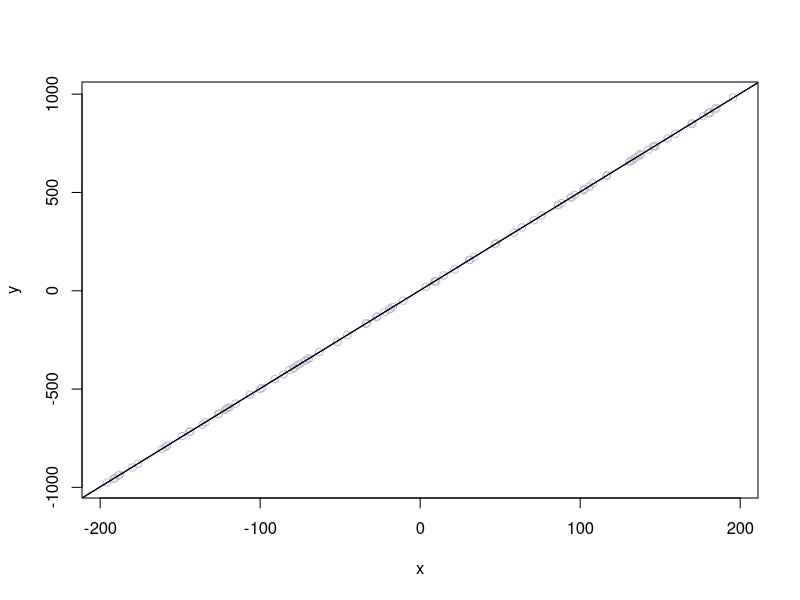
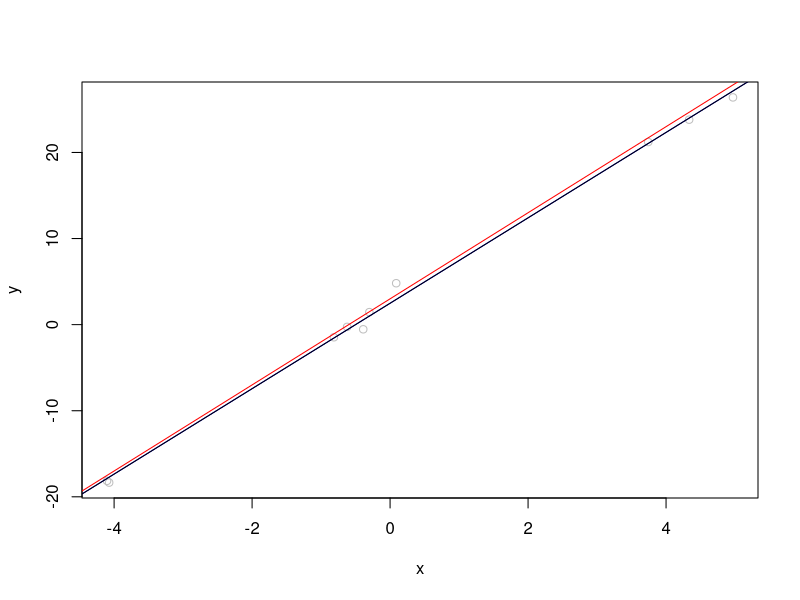
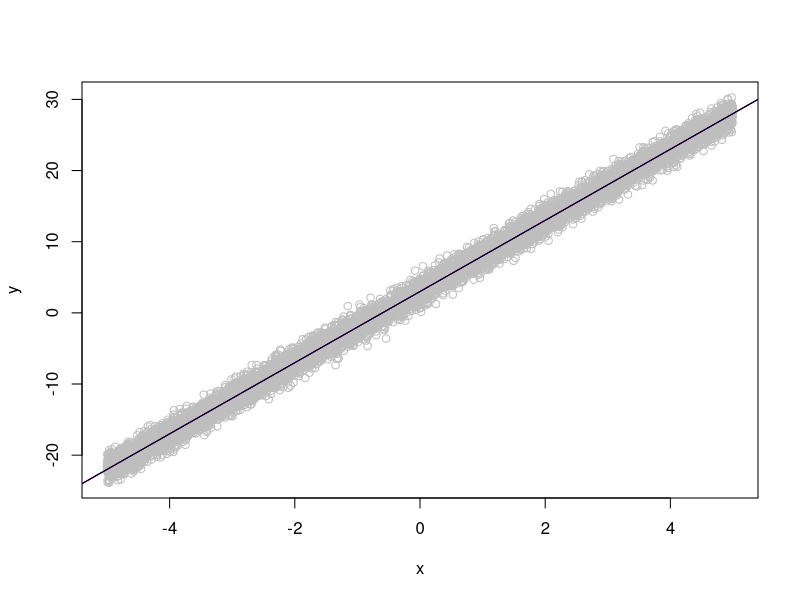
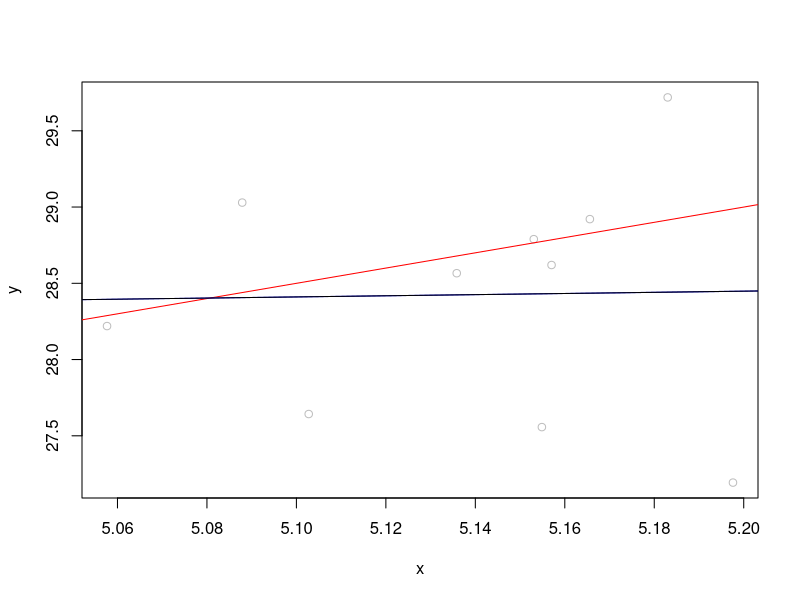
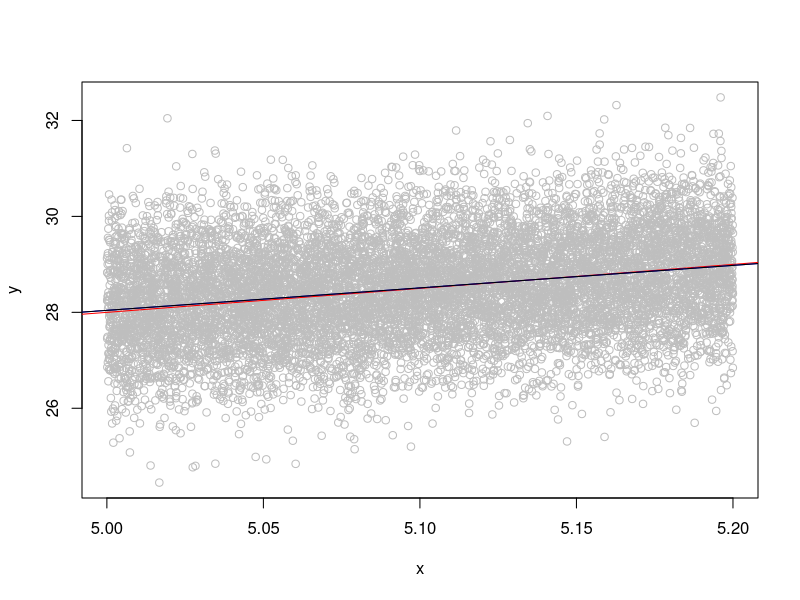
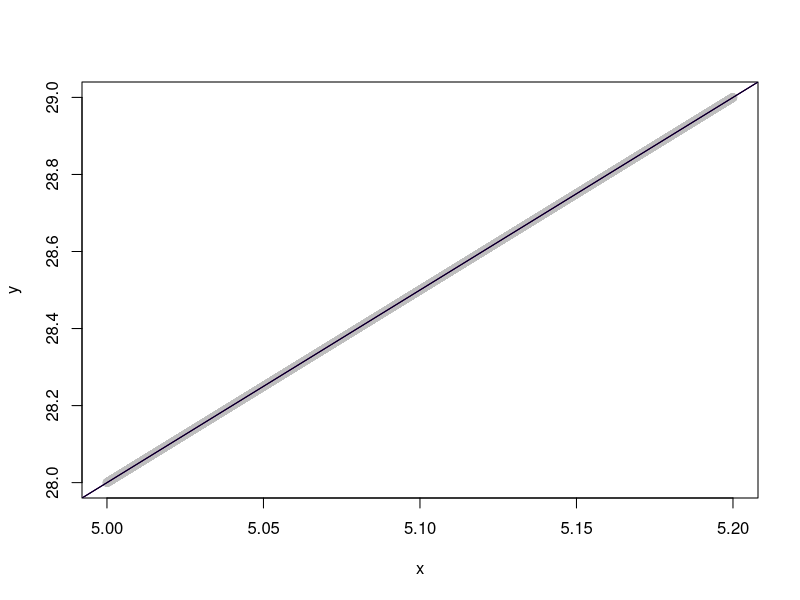
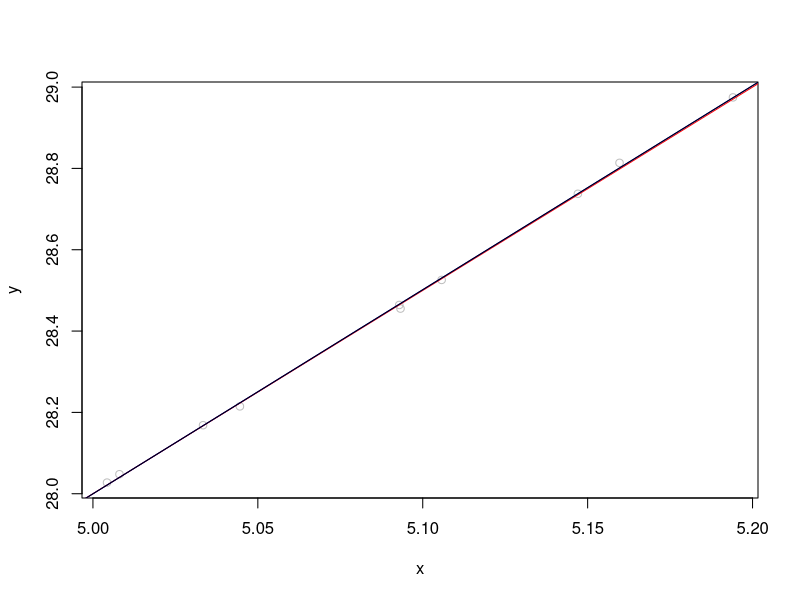
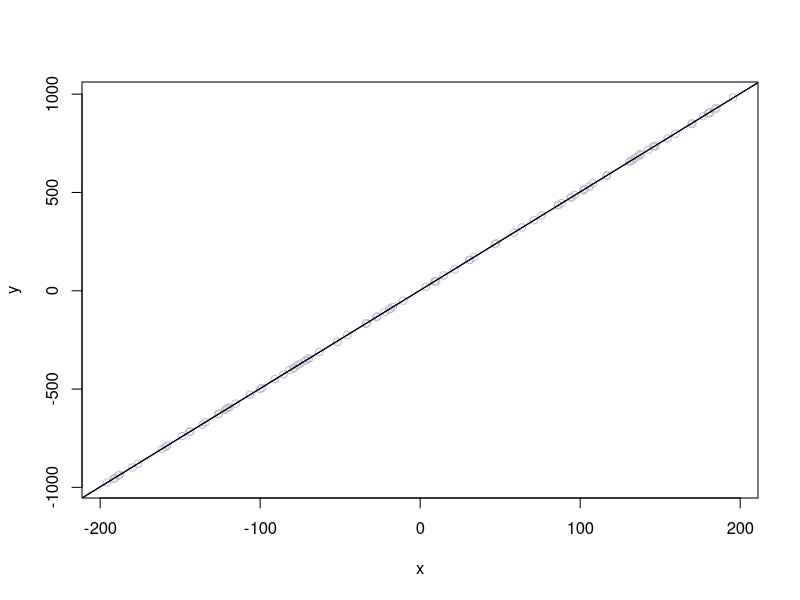

Generate these figures, in order, with R:
simple_regression = function(m, a, b, xmin, xmax, sigma) {
  x = runif(m, min = xmin, max = xmax)
  epsilon = rnorm(m, mean = 0, sd = sigma)
  y = c( a + b * x + epsilon)
  observations = mapply(cbind, x, y, SIMPLIFY=T)
  
  return (data.frame(x=observations[1,], y=observations[2,]))
}


coef_estimator = function(observations, m, a, b, sigma) {
  x=observations$x
  y=observations$y
  b_estim = sum((x-mean(x))*(y-mean(y)))/sum((x-mean(x))*(x-mean(x)))
  a_estim = mean(y) - b_estim * mean(x)
  y_estim = c( a_estim + b_estim * x)
  
  coef = lm(y~x, data=observations)
  print(y)
  print(y_estim)
  cat("\n")
 
  standard_error_b= (sigma/sqrt(m)) * (1/sd(x))
  standard_error_a= sd(x)*(sqrt(1/m + (mean(x)*mean(x))/sum(x*x)))
  
  cat("Confidence intervals for a:", a_estim - standard_error_a, " ",a_estim + standard_error_a,"\n")
  cat("Confidence intervals for b:", b_estim - standard_error_b, " ", b_estim + standard_error_b,"\n")
  pdf(paste("plot_regression", observations[1,1], ".pdf"), width=5, height=5, paper='special')
  
  plot(y~x, observations, col="grey")  
  abline(a = a, b = b, col="red")
  abline(coef, col="blue")
  abline(a= a_estim, b = b_estim, col="black")
  
  dev.off ();
  
  plot(y~x, observations, col="grey")  
  abline(a = a, b = b, col="red")
  abline(coef, col="blue")
  cat("Intercept")
  print(a_estim)
  cat("Slope")
  print(b_estim)
  abline(a= a_estim, b = b_estim, col="black")
  
}


full_regression = function(m, a, b, xmin, xmax, sigma) {
  regression = simple_regression(m, a, b, xmin, xmax, sigma)
  coefs = coef_estimator(regression, m, a, b, sigma)
}


full_regression(100, 3, 5, -200, 200, 1.5)
full_regression(10, 3, 5, -5, 5, 1)
full_regression(10000, 3, 5, -5, 5, 1)
full_regression(10, 3, 5, 5, 5.2, 1)
full_regression(10000, 3, 5, 5, 5.2, 1)
full_regression(10000, 3, 5, 5, 5.2, 0)
full_regression(10, 3, 5, 5, 5.2, 0.01)


